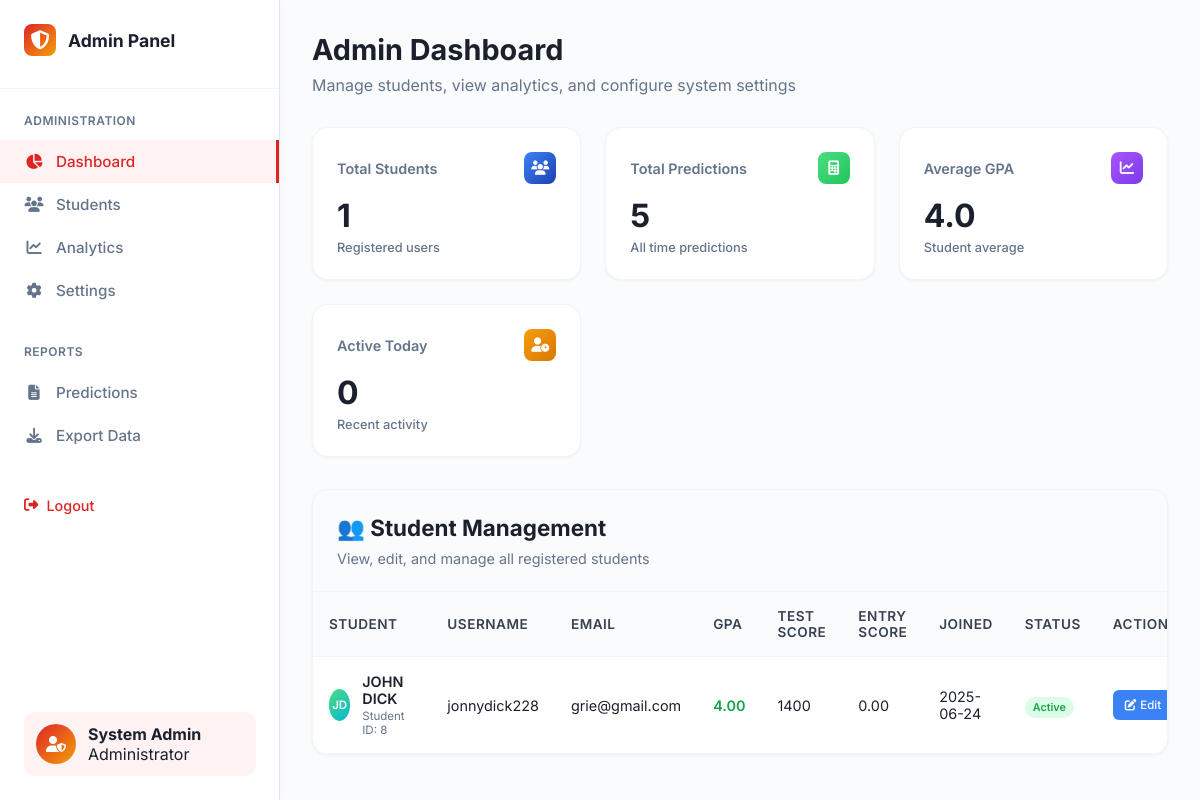
The page /admin (signed in) on the database its author committed.
### tables this page shows
CREATE TABLE users (
            id INTEGER PRIMARY KEY AUTOINCREMENT,
            username TEXT UNIQUE NOT NULL,
            email TEXT UNIQUE NOT NULL,
            password_hash TEXT NOT NULL,
            first_name TEXT NOT NULL,
            last_name TEXT NOT NULL,
            role TEXT DEFAULT 'student',
            gpa REAL DEFAULT 0.0,
            test_score INTEGER DEFAULT 0,
            entry_score REAL DEFAULT 0.0,
            created_at TIMESTAMP DEFAULT CURRENT_TIMESTAMP,
            last_login TIMESTAMP,
            is_active BOOLEAN DEFAULT 1
        );

### app.py (the view)
@app.route('/admin')
@admin_required
def admin_dashboard():
    conn = sqlite3.connect('admission_predictor.db')
    cursor = conn.cursor()
    cursor.execute('SELECT COUNT(*) FROM users WHERE role = "student"')
    total_students = cursor.fetchone()[0]
    cursor.execute('SELECT COUNT(*) FROM predictions')
    total_predictions = cursor.fetchone()[0]
    cursor.execute('SELECT AVG(gpa) FROM users WHERE role = "student" AND gpa > 0')
    avg_gpa = cursor.fetchone()[0] or 0
    cursor.execute('''
        SELECT u.id, u.username, u.first_name, u.last_name, u.email, u.gpa,
               u.test_score, u.entry_score, u.created_at, u.last_login
        FROM users u WHERE role = 'student' ORDER BY u.created_at DESC
    ''')
    students = cursor.fetchall()
    conn.close()
    stats = {
        'total_students': total_students,
        'total_predictions': total_predictions,
        'avg_gpa': round(avg_gpa, 2) if avg_gpa else 0
    }
    return render_template('admin_dashboard.html', stats=stats, students=students)

### app.py (called while the page is built)
def admin_required(f):
    @wraps(f)
    def decorated_function(*args, **kwargs):
        if 'user_id' not in session or session.get('role') != 'admin':
            flash('Admin access required', 'error')
            return redirect(url_for('student_dashboard'))
        return f(*args, **kwargs)
    return decorated_function

### templates/admin_dashboard.html (shortened to what this page needs)
<!DOCTYPE html>
<html lang="en">
<head>
    <link href="https://cdnjs.cloudflare.com/ajax/libs/font-awesome/6.4.0/css/all.min.css" rel="stylesheet">
</head>
<body>
    <div class="dashboard-container">
        <div class="sidebar">
            <div class="logo">
                <div class="logo-icon">
                    <i class="fas fa-shield-alt"></i>
                </div>
                <div class="logo-text">Admin Panel</div>
            </div>
            <div class="nav-section">
                <div class="nav-title">Administration</div>
                <a href="{{ url_for('admin_dashboard') }}" class="nav-item active">
                    <i class="fas fa-chart-pie"></i>
                    Dashboard
                </a>
                <a href="{{ url_for('admin_students') }}" class="nav-item">
                    <i class="fas fa-users"></i>
                    Students
                </a>
                <a href="{{ url_for('admin_analytics') }}" class="nav-item">
                    <i class="fas fa-chart-line"></i>
                    Analytics
                </a>
                <a href="{{ url_for('admin_settings') }}" class="nav-item">
                    <i class="fas fa-cog"></i>
                    Settings
                </a>
            </div>
            <div class="nav-section">
                <div class="nav-title">Reports</div>
                <a href="{{ url_for('admin_predictions') }}" class="nav-item">
                    <i class="fas fa-file-alt"></i>
                    Predictions
                </a>
                <a href="{{ url_for('admin_export') }}" class="nav-item">
                    <i class="fas fa-download"></i>
                    Export Data
                </a>
            </div>
            <div class="admin-profile">
                <div class="admin-avatar">
                    <i class="fas fa-user-shield"></i>
                </div>
                <div class="user-info">
                    <h4>System Admin</h4>
                    <p>Administrator</p>
                </div>
            </div>
            <a href="{{ url_for('logout') }}" class="logout-btn" style="margin-left: 24px;">
                <i class="fas fa-sign-out-alt"></i>
                Logout
            </a>
        </div>
        <div class="main-content">
            <div class="header">
                <h1>Admin Dashboard</h1>
                <p>Manage students, view analytics, and configure system settings</p>
            </div>
            <div class="stats-grid">
                <div class="stat-card">
                    <div class="stat-header">
                        <div class="stat-title">Total Students</div>
                        <div class="stat-icon students">
                            <i class="fas fa-users"></i>
                        </div>
                    </div>
                    <div class="stat-value">{{ stats.total_students }}</div>
                    <div class="stat-change">Registered users</div>
                </div>
                <div class="stat-card">
                    <div class="stat-header">
                        <div class="stat-title">Total Predictions</div>
                        <div class="stat-icon predictions">
                            <i class="fas fa-calculator"></i>
                        </div>
                    </div>
                    <div class="stat-value">{{ stats.total_predictions }}</div>
                    <div class="stat-change">All time predictions</div>
                </div>
                <div class="stat-card">
                    <div class="stat-header">
                        <div class="stat-title">Average GPA</div>
                        <div class="stat-icon gpa">
                            <i class="fas fa-chart-line"></i>
                        </div>
                    </div>
                    <div class="stat-value">{{ stats.avg_gpa }}</div>
                    <div class="stat-change">Student average</div>
                </div>
                <div class="stat-card">
                    <div class="stat-header">
                        <div class="stat-title">Active Today</div>
                        <div class="stat-icon active">
                            <i class="fas fa-user-clock"></i>
                        </div>
                    </div>
                    <div class="stat-value">{{ (stats.total_students * 0.3)|int }}</div>
                    <div class="stat-change">Recent activity</div>
                </div>
            </div>
            <div class="students-table">
                <div class="table-header">
                    <h2>👥 Student Management</h2>
                    <p>View, edit, and manage all registered students</p>
                </div>
                <div class="table-container">
                    <table>
                        <thead>
                            <tr>
                                <th>Student</th>
                                <th>Username</th>
                                <th>Email</th>
                                <th>GPA</th>
                                <th>Test Score</th>
                                <th>Entry Score</th>
                                <th>Joined</th>
                                <th>Status</th>
                                <th>Actions</th>
                            </tr>
                        </thead>
                        <tbody>
                            {% for student in students %}
                            <tr>
                                <td>
                                    <div class="student-info">
                                        <div class="student-avatar">
                                            {{ student[2][0] }}{{ student[3][0] }}
                                        </div>
                                        <div class="student-details">
                                            <h4>{{ student[2] }} {{ student[3] }}</h4>
                                            <p>Student ID: {{ student[0] }}</p>
                                        </div>
                                    </div>
                                </td>
                                <td>{{ student[1] }}</td>
                                <td>{{ student[4] }}</td>
                                <td>
                                    <span class="gpa-score {% if student[5] >= 3.5 %}gpa-excellent{% elif student[5] >= 3.0 %}gpa-good{% elif student[5] >= 2.5 %}gpa-average{% else %}gpa-poor{% endif %}">
                                        {{ "%.2f"|format(student[5]) if student[5] else "0.00" }}
                                    </span>
                                </td>
                                <td>{{ student[6] if student[6] else "-" }}</td>
                                <td>{{ "%.2f"|format(student[7]) if student[7] else "0.00" }}</td>
                                <td>{{ student[8][:10] if student[8] else "-" }}</td>
                                <td>
                                    <span class="status-badge status-active">Active</span>
                                </td>
                                <td>
                                    <div class="action-buttons">
                                        <a href="{{ url_for('edit_student', student_id=student[0]) }}" class="btn btn-edit">
                                            <i class="fas fa-edit"></i>
                                            Edit
                                        </a>
                                    </div>
                                </td>
                            </tr>
                            {% endfor %}
                        </tbody>
                    </table>
                </div>
            </div>
        </div>
    </div>
</body>
</html>

### rows shown on the page
users: first_name "J", last_name "D", first_name "JOHN", last_name "DICK", id "8", username "jonnydick228", email "grie@gmail.com", gpa "4.00", test_score "1400", entry_score "0.00", created_at "2025-06-24"

### other values the page prints
{{ stats.total_students }} "1"
{{ stats.total_predictions }} "5"
{{ stats.avg_gpa }} "4.0"
{{ (stats.total_students * 0.3)|int }} "0"
